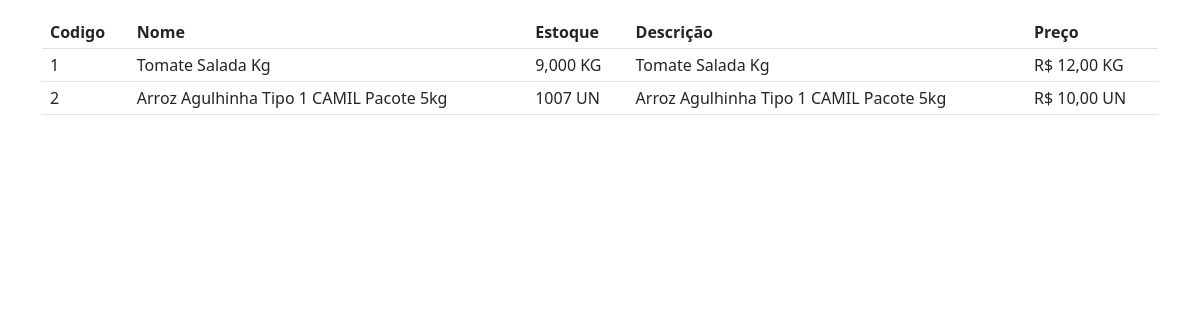
The app's page /pdvweb/pesquisar_produto/ (signed in), older data.
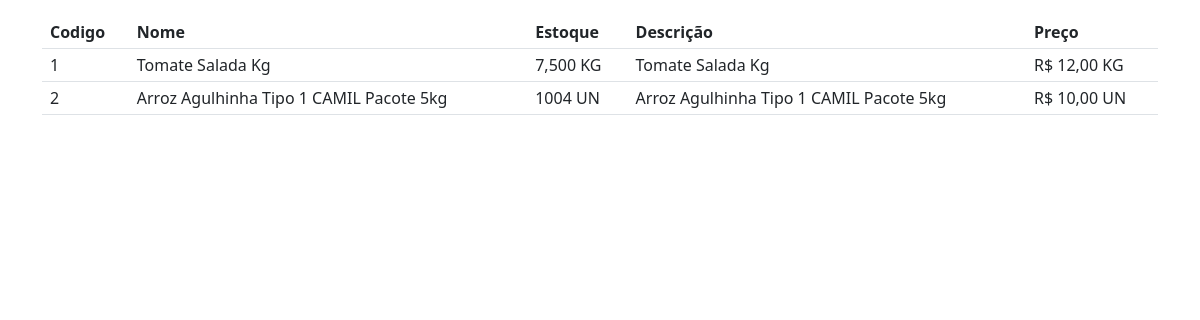
The same page, newer data.
### pdvweb/models.py (models this page shows, shortened)
class ProdutoBase(models.Model):
    codigo = models.CharField(max_length=10, unique=False, blank=True)
    nome = models.CharField(max_length=100, unique=True)
    descricao = models.TextField(blank=True, null=True)
    categoria = models.ForeignKey(
        Categoria, on_delete=models.SET_NULL, null=True, blank=True)
    class Meta:
        abstract = True

class ProdutoPorPeso(ProdutoBase):
    preco_por_kilo = models.DecimalField(
        max_digits=10, decimal_places=2, validators=[MinValueValidator(0)])
    estoque_em_kilos = models.DecimalField(
        max_digits=10, decimal_places=3, default=0)

class ProdutoPorQuantidade(ProdutoBase):
    preco = models.DecimalField(
        max_digits=10, decimal_places=2, validators=[MinValueValidator(0)])
    estoque = models.PositiveIntegerField(default=0)
    data_criacao = models.DateTimeField(default=timezone.now)

### pdvweb/views.py (the view)
# urls.py: path('pesquisar_produto/', views.search_produto, name='search_produto'),
@login_required
def search_produto(request):
    query = request.POST.get('produto_pesquisa', '')
    produtos_por_quantidade = ProdutoPorQuantidade.objects.filter(
        nome__icontains=query)
    produtos_por_peso = ProdutoPorPeso.objects.filter(nome__icontains=query)
    todos_produtos = list(produtos_por_quantidade) + list(produtos_por_peso)
    todos_produtos = sorted(todos_produtos, key=lambda produto: produto.codigo, reverse=False)
    return render(request, 'pdvweb/resultado_pesquisa.html', {'todos_produtos': todos_produtos})

### pdvweb/templates/pdvweb/resultado_pesquisa.html (shortened to what this page needs)
<div id="resultadosPesquisa" class="container mt-3" style="max-height: 400px; overflow-y: auto;">
  <div class="table-responsive">
    <table class="table">
      <thead class="bg-secondary text-light" style="line-height: 1;">
        <tr>
          <th>Codigo</th>
          <th>Nome</th>
          <th>Estoque</th>
          <th>Descrição</th>
          <th>Preço</th>
        </tr>
      </thead>
      <tbody style="line-height: 1;">
        {% for produto in todos_produtos %}
        <tr style="background-color: #f8f9fa;">
          <td>{{ produto.codigo }}</td>
          <td>{{ produto.nome }}</td>
          {% if produto.preco %}
            <td>{{ produto.estoque }} UN</td>
          {% elif produto.preco_por_kilo %}
            <td>{{ produto.estoque_em_kilos }} KG</td>
          {% endif %}
          <td>{{ produto.descricao }}</td>
          {% if produto.preco %}
            <td>R$ {{ produto.preco }} UN</td>
          {% elif produto.preco_por_kilo %}
            <td>R$ {{ produto.preco_por_kilo }} KG</td>
          {% endif %}
        </tr>
        {% endfor %}
      </tbody>
    </table>
  </div>
</div>
<link href="https://cdn.jsdelivr.net/npm/bootstrap@5.3.0-alpha1/dist/css/bootstrap.min.css" rel="stylesheet">

Row changes from the older to the newer data that the page shows:
changed ProdutoPorPeso "Tomate Salada Kg": estoque_em_kilos "9,000" → "7,500"
changed ProdutoPorQuantidade "Arroz Agulhinha Tipo 1 CAMIL Pacote 5kg": estoque "1007" → "1004"
